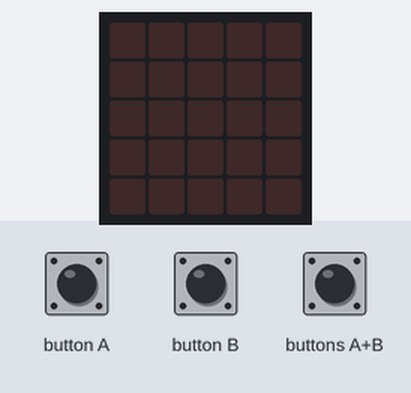
A program run on a simulated BBC micro:bit (MakeCode). Shown: the board's 5×5 LED display. Inputs (shaded band) come from the test bench.

Above: at 1.2 s.
1.3 s: button A pressed for 0.15 s
At 1.8 s:
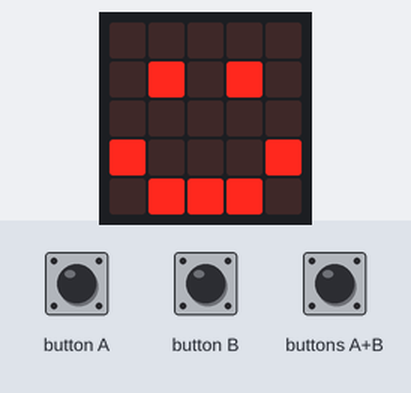
2.9 s: button B pressed for 0.15 s
At 4.2 s:
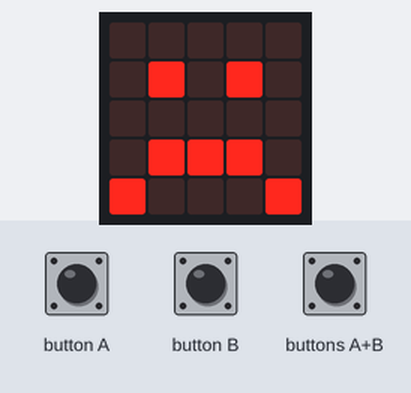
4.5 s: buttons A+B pressed for 0.15 s
At 5.4 s:
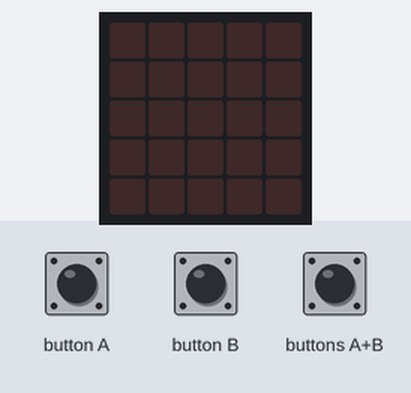
Timing chart, 0 to 7.5 s (numbered marks = the images above; inputs shaded):
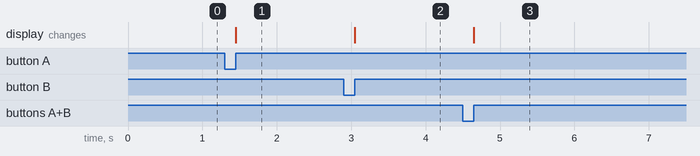

Measured:
- after the input at 1.3 s, the display: changes after 0.15 s (image 1)
- after the input at 2.9 s, the display: changes after 0.15 s (image 2)
- after the input at 4.5 s, the display: changes after 0.15 s (image 3)

The program:

main.ts
```typescript
input.onButtonPressed(Button.A, function () {
    basic.showIcon(IconNames.Happy)
})
input.onButtonPressed(Button.AB, function () {
    basic.showLeds(`
        . . . . .
        . . . . .
        . . . . .
        . . . . .
        . . . . .
        `)
})
input.onButtonPressed(Button.B, function () {
    basic.showIcon(IconNames.Sad)
})
```

test.ts
```typescript
// testene settes inn her; disse vil ikke kompilert så lenge denne pakken blir brukt som en utvidelse.
```
